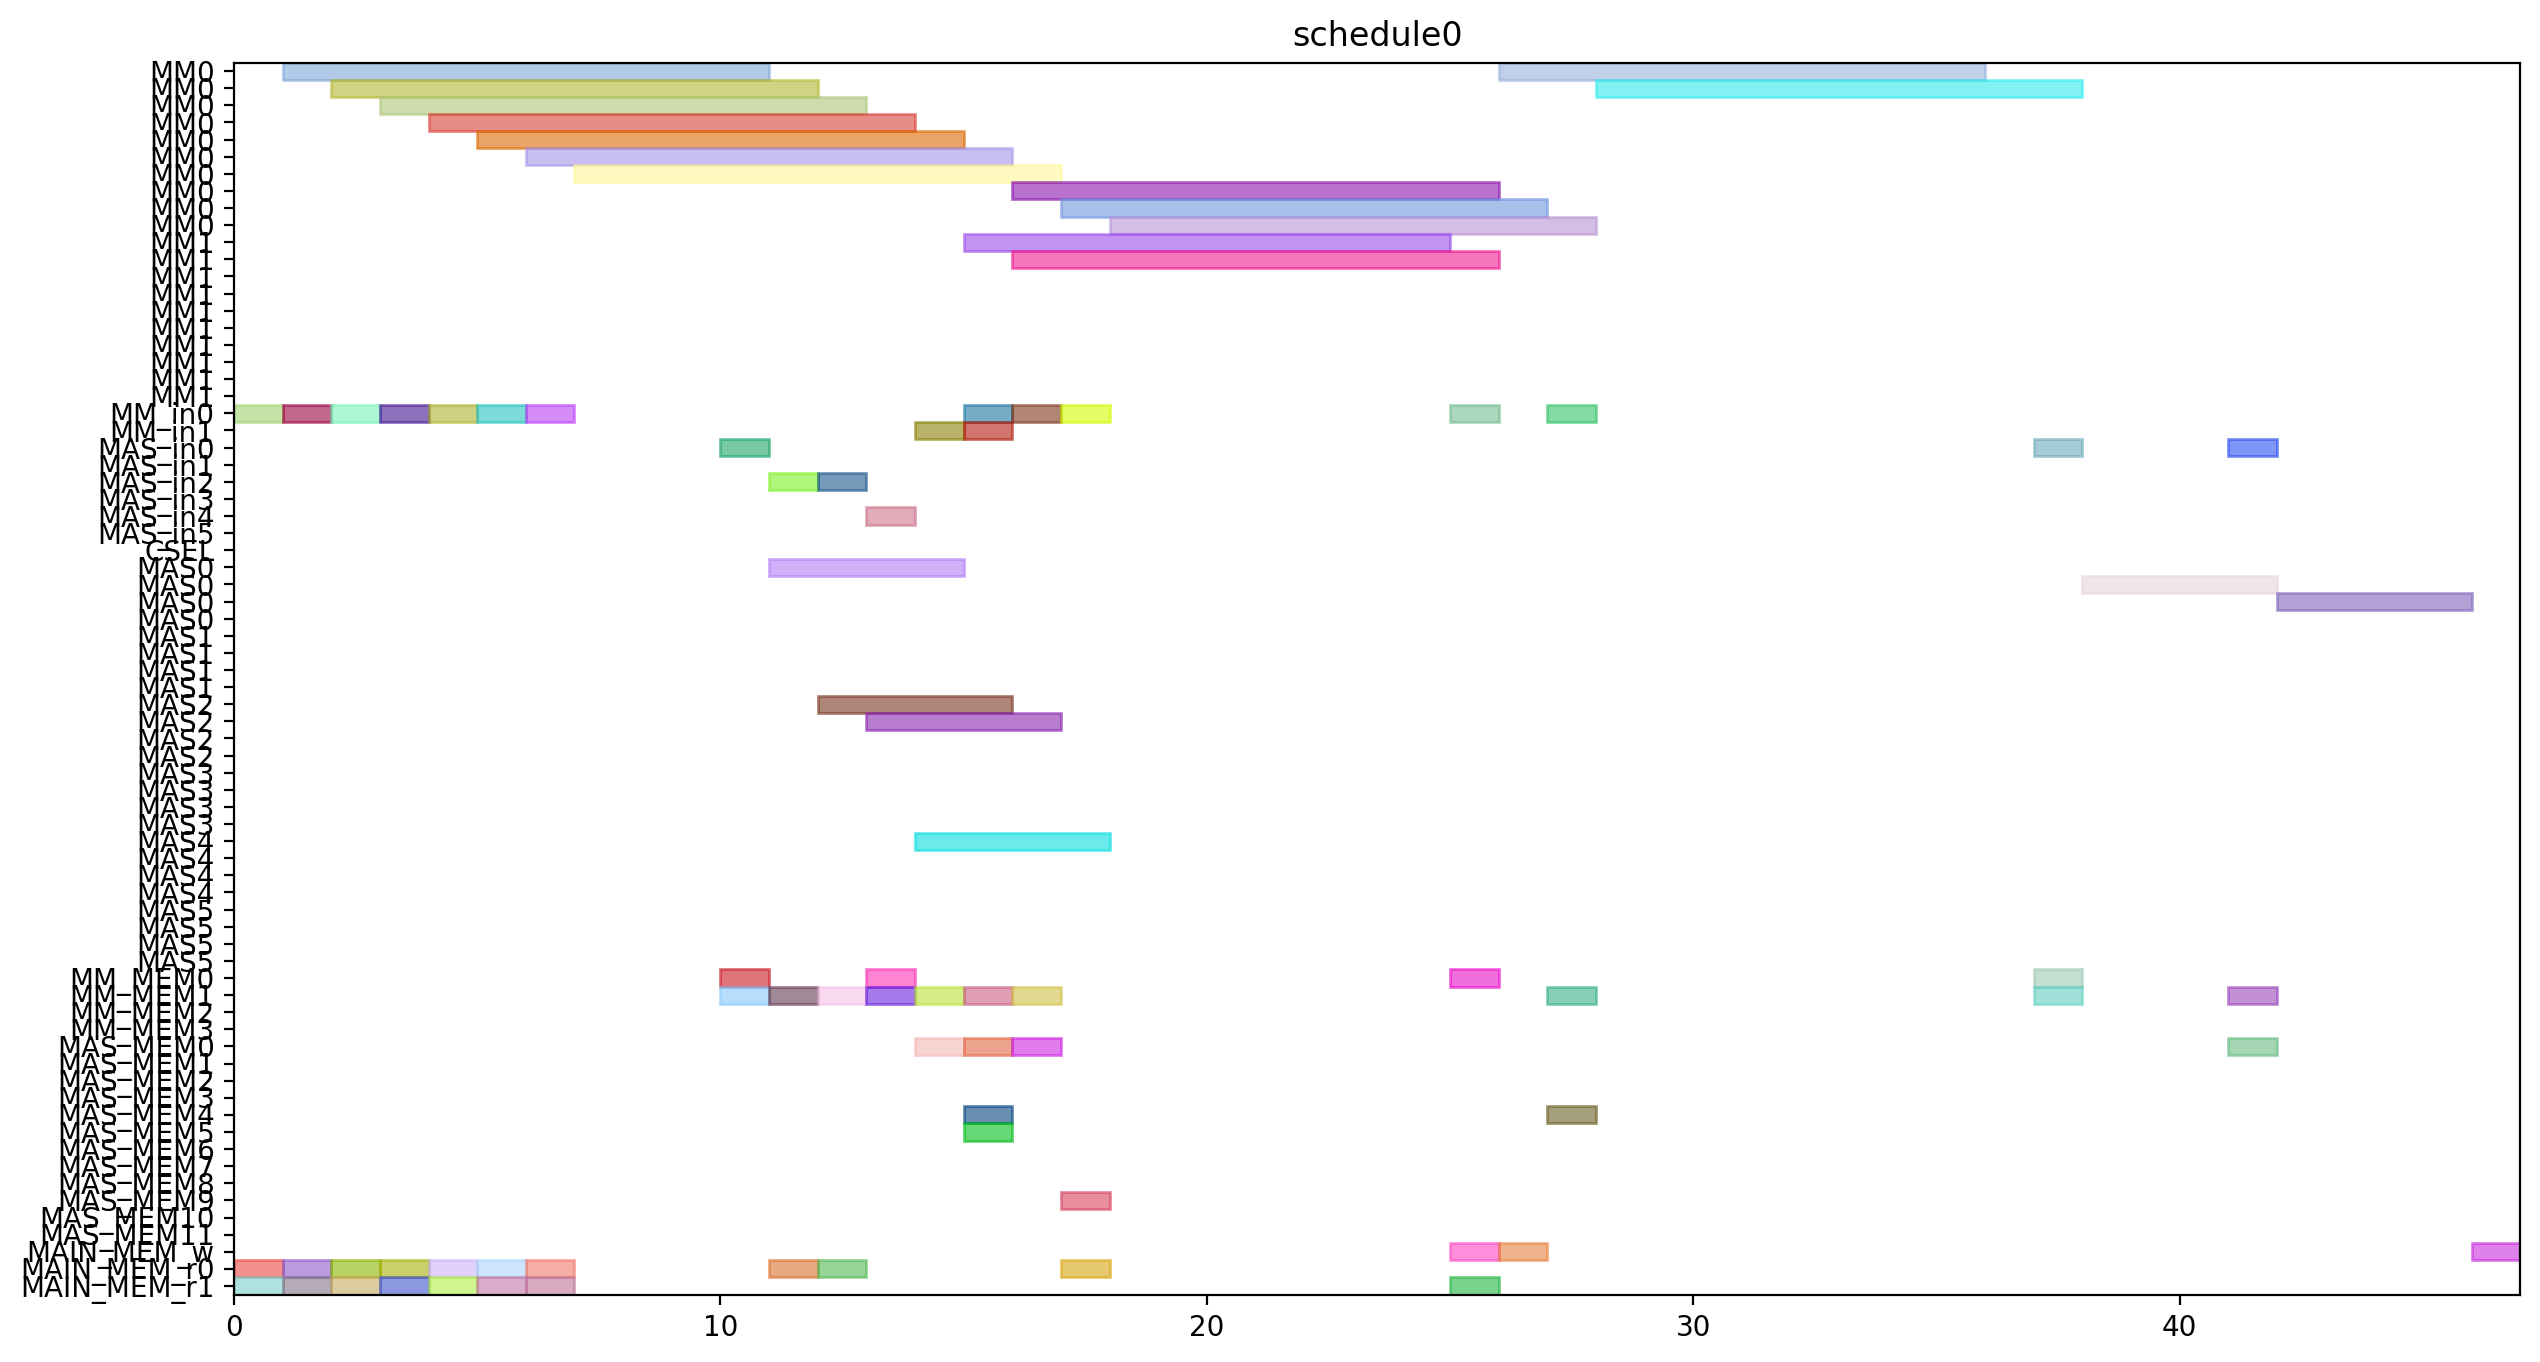

Recreate this plot in Python.
from pyschedule import Scenario, solvers, plotters, alt


def solve():
	horizon = 120
	S = Scenario("schedule0", horizon=horizon)

	# resource
	MM = S.Resources('MM', num=2, size=10)
	MM_in = S.Resources('MM_in', num=2)
	MAS_in = S.Resources('MAS_in', num=6)
	CSEL = S.Resource('CSEL')
	MAS = S.Resources('MAS', num=6, size=4, periods=range(1, horizon))
	MM_MEM = S.Resources('MM_MEM', num=4)
	MAS_MEM = S.Resources('MAS_MEM', num=12)
	MAIN_MEM_w = S.Resource('MAIN_MEM_w', size=1)
	MAIN_MEM_r = S.Resources('MAIN_MEM_r', num=2)

	# result of previous scheduling

	# new tasks
	r1 = S.Task('r1', length=10, delay_cost=1)
	r1 += alt(MM)
	r1_in = S.Task('r1_in', length=1, delay_cost=1)
	r1_in += alt(MM_in)
	S += r1_in*MM_in[0]<=r1*MM[0]
	S += r1_in*MM_in[1]<=r1*MM[1]
	r1_mem0 = S.Task('r1_mem0', length=1, delay_cost=1)
	r1_mem0 += MAIN_MEM_r[0]
	S += r1_mem0 <= r1

	r1_mem1 = S.Task('r1_mem1', length=1, delay_cost=1)
	r1_mem1 += MAIN_MEM_r[1]
	S += r1_mem1 <= r1

	r3 = S.Task('r3', length=10, delay_cost=1)
	r3 += alt(MM)
	r3_in = S.Task('r3_in', length=1, delay_cost=1)
	r3_in += alt(MM_in)
	S += r3_in*MM_in[0]<=r3*MM[0]
	S += r3_in*MM_in[1]<=r3*MM[1]
	r3_mem0 = S.Task('r3_mem0', length=1, delay_cost=1)
	r3_mem0 += MAIN_MEM_r[0]
	S += r3_mem0 <= r3

	r3_mem1 = S.Task('r3_mem1', length=1, delay_cost=1)
	r3_mem1 += MAIN_MEM_r[1]
	S += r3_mem1 <= r3

	r4 = S.Task('r4', length=10, delay_cost=1)
	r4 += alt(MM)
	r4_in = S.Task('r4_in', length=1, delay_cost=1)
	r4_in += alt(MM_in)
	S += r4_in*MM_in[0]<=r4*MM[0]
	S += r4_in*MM_in[1]<=r4*MM[1]
	r4_mem0 = S.Task('r4_mem0', length=1, delay_cost=1)
	r4_mem0 += MAIN_MEM_r[0]
	S += r4_mem0 <= r4

	r4_mem1 = S.Task('r4_mem1', length=1, delay_cost=1)
	r4_mem1 += MAIN_MEM_r[1]
	S += r4_mem1 <= r4

	r5 = S.Task('r5', length=10, delay_cost=1)
	r5 += alt(MM)
	r5_in = S.Task('r5_in', length=1, delay_cost=1)
	r5_in += alt(MM_in)
	S += r5_in*MM_in[0]<=r5*MM[0]
	S += r5_in*MM_in[1]<=r5*MM[1]
	r5_mem0 = S.Task('r5_mem0', length=1, delay_cost=1)
	r5_mem0 += MAIN_MEM_r[0]
	S += r5_mem0 <= r5

	r5_mem1 = S.Task('r5_mem1', length=1, delay_cost=1)
	r5_mem1 += MAIN_MEM_r[1]
	S += r5_mem1 <= r5

	r6 = S.Task('r6', length=10, delay_cost=1)
	r6 += alt(MM)
	r6_in = S.Task('r6_in', length=1, delay_cost=1)
	r6_in += alt(MM_in)
	S += r6_in*MM_in[0]<=r6*MM[0]
	S += r6_in*MM_in[1]<=r6*MM[1]
	r6_mem0 = S.Task('r6_mem0', length=1, delay_cost=1)
	r6_mem0 += MAIN_MEM_r[0]
	S += r6_mem0 <= r6

	r6_mem1 = S.Task('r6_mem1', length=1, delay_cost=1)
	r6_mem1 += MAIN_MEM_r[1]
	S += r6_mem1 <= r6

	r12 = S.Task('r12', length=10, delay_cost=1)
	r12 += alt(MM)
	r12_in = S.Task('r12_in', length=1, delay_cost=1)
	r12_in += alt(MM_in)
	S += r12_in*MM_in[0]<=r12*MM[0]
	S += r12_in*MM_in[1]<=r12*MM[1]
	r12_mem0 = S.Task('r12_mem0', length=1, delay_cost=1)
	r12_mem0 += MAIN_MEM_r[0]
	S += r12_mem0 <= r12

	r12_mem1 = S.Task('r12_mem1', length=1, delay_cost=1)
	r12_mem1 += MAIN_MEM_r[1]
	S += r12_mem1 <= r12

	r13 = S.Task('r13', length=10, delay_cost=1)
	r13 += alt(MM)
	r13_in = S.Task('r13_in', length=1, delay_cost=1)
	r13_in += alt(MM_in)
	S += r13_in*MM_in[0]<=r13*MM[0]
	S += r13_in*MM_in[1]<=r13*MM[1]
	r13_mem0 = S.Task('r13_mem0', length=1, delay_cost=1)
	r13_mem0 += MAIN_MEM_r[0]
	S += r13_mem0 <= r13

	r13_mem1 = S.Task('r13_mem1', length=1, delay_cost=1)
	r13_mem1 += MAIN_MEM_r[1]
	S += r13_mem1 <= r13

	r2 = S.Task('r2', length=4, delay_cost=1)
	r2 += alt(MAS)
	r2_in = S.Task('r2_in', length=1, delay_cost=1)
	r2_in += alt(MAS_in)
	S += r2_in*MAS_in[0]<=r2*MAS[0]

	S += r2_in*MAS_in[1]<=r2*MAS[1]

	S += r2_in*MAS_in[2]<=r2*MAS[2]

	S += r2_in*MAS_in[3]<=r2*MAS[3]

	S += r2_in*MAS_in[4]<=r2*MAS[4]

	S += r2_in*MAS_in[5]<=r2*MAS[5]

	r2_mem0 = S.Task('r2_mem0', length=1, delay_cost=1)
	r2_mem0 += alt(MM_MEM)
	S += (r1*MM[0])-1 < r2_mem0*MM_MEM[0]
	S += (r1*MM[1])-1 < r2_mem0*MM_MEM[2]
	S += r2_mem0 <= r2

	r2_mem1 = S.Task('r2_mem1', length=1, delay_cost=1)
	r2_mem1 += alt(MM_MEM)
	S += (r1*MM[0])-1 < r2_mem1*MM_MEM[1]
	S += (r1*MM[1])-1 < r2_mem1*MM_MEM[3]
	S += r2_mem1 <= r2

	r7 = S.Task('r7', length=4, delay_cost=1)
	r7 += alt(MAS)
	r7_in = S.Task('r7_in', length=1, delay_cost=1)
	r7_in += alt(MAS_in)
	S += r7_in*MAS_in[0]<=r7*MAS[0]

	S += r7_in*MAS_in[1]<=r7*MAS[1]

	S += r7_in*MAS_in[2]<=r7*MAS[2]

	S += r7_in*MAS_in[3]<=r7*MAS[3]

	S += r7_in*MAS_in[4]<=r7*MAS[4]

	S += r7_in*MAS_in[5]<=r7*MAS[5]

	r7_mem0 = S.Task('r7_mem0', length=1, delay_cost=1)
	r7_mem0 += alt(MM_MEM)
	S += (r5*MM[0])-1 < r7_mem0*MM_MEM[0]
	S += (r5*MM[1])-1 < r7_mem0*MM_MEM[2]
	S += r7_mem0 <= r7

	r7_mem1 = S.Task('r7_mem1', length=1, delay_cost=1)
	r7_mem1 += alt(MM_MEM)
	S += (r6*MM[0])-1 < r7_mem1*MM_MEM[1]
	S += (r6*MM[1])-1 < r7_mem1*MM_MEM[3]
	S += r7_mem1 <= r7

	r8 = S.Task('r8', length=4, delay_cost=1)
	r8 += alt(MAS)
	r8_in = S.Task('r8_in', length=1, delay_cost=1)
	r8_in += alt(MAS_in)
	S += r8_in*MAS_in[0]<=r8*MAS[0]

	S += r8_in*MAS_in[1]<=r8*MAS[1]

	S += r8_in*MAS_in[2]<=r8*MAS[2]

	S += r8_in*MAS_in[3]<=r8*MAS[3]

	S += r8_in*MAS_in[4]<=r8*MAS[4]

	S += r8_in*MAS_in[5]<=r8*MAS[5]

	r8_mem0 = S.Task('r8_mem0', length=1, delay_cost=1)
	r8_mem0 += MAIN_MEM_r[0]
	S += r8_mem0 <= r8

	r8_mem1 = S.Task('r8_mem1', length=1, delay_cost=1)
	r8_mem1 += alt(MM_MEM)
	S += (r4*MM[0])-1 < r8_mem1*MM_MEM[1]
	S += (r4*MM[1])-1 < r8_mem1*MM_MEM[3]
	S += r8_mem1 <= r8

	r10 = S.Task('r10', length=4, delay_cost=1)
	r10 += alt(MAS)
	r10_in = S.Task('r10_in', length=1, delay_cost=1)
	r10_in += alt(MAS_in)
	S += r10_in*MAS_in[0]<=r10*MAS[0]

	S += r10_in*MAS_in[1]<=r10*MAS[1]

	S += r10_in*MAS_in[2]<=r10*MAS[2]

	S += r10_in*MAS_in[3]<=r10*MAS[3]

	S += r10_in*MAS_in[4]<=r10*MAS[4]

	S += r10_in*MAS_in[5]<=r10*MAS[5]

	r10_mem0 = S.Task('r10_mem0', length=1, delay_cost=1)
	r10_mem0 += MAIN_MEM_r[0]
	S += r10_mem0 <= r10

	r10_mem1 = S.Task('r10_mem1', length=1, delay_cost=1)
	r10_mem1 += alt(MM_MEM)
	S += (r4*MM[0])-1 < r10_mem1*MM_MEM[1]
	S += (r4*MM[1])-1 < r10_mem1*MM_MEM[3]
	S += r10_mem1 <= r10

	r9 = S.Task('r9', length=10, delay_cost=1)
	r9 += alt(MM)
	r9_in = S.Task('r9_in', length=1, delay_cost=1)
	r9_in += alt(MM_in)
	S += r9_in*MM_in[0]<=r9*MM[0]
	S += r9_in*MM_in[1]<=r9*MM[1]
	r9_mem0 = S.Task('r9_mem0', length=1, delay_cost=1)
	r9_mem0 += MAIN_MEM_r[0]
	S += r9_mem0 <= r9

	r9_mem1 = S.Task('r9_mem1', length=1, delay_cost=1)
	r9_mem1 += alt(MAS_MEM)
	S += (r7*MAS[0])-1 < r9_mem1*MAS_MEM[1]
	S += (r7*MAS[1])-1 < r9_mem1*MAS_MEM[3]
	S += (r7*MAS[2])-1 < r9_mem1*MAS_MEM[5]
	S += (r7*MAS[3])-1 < r9_mem1*MAS_MEM[7]
	S += (r7*MAS[4])-1 < r9_mem1*MAS_MEM[9]
	S += (r7*MAS[5])-1 < r9_mem1*MAS_MEM[11]
	S += r9_mem1 <= r9

	r11 = S.Task('r11', length=10, delay_cost=1)
	r11 += alt(MM)
	r11_in = S.Task('r11_in', length=1, delay_cost=1)
	r11_in += alt(MM_in)
	S += r11_in*MM_in[0]<=r11*MM[0]
	S += r11_in*MM_in[1]<=r11*MM[1]
	r11_mem0 = S.Task('r11_mem0', length=1, delay_cost=1)
	r11_mem0 += alt(MAS_MEM)
	S += (r10*MAS[0])-1 < r11_mem0*MAS_MEM[0]
	S += (r10*MAS[1])-1 < r11_mem0*MAS_MEM[2]
	S += (r10*MAS[2])-1 < r11_mem0*MAS_MEM[4]
	S += (r10*MAS[3])-1 < r11_mem0*MAS_MEM[6]
	S += (r10*MAS[4])-1 < r11_mem0*MAS_MEM[8]
	S += (r10*MAS[5])-1 < r11_mem0*MAS_MEM[10]
	S += r11_mem0 <= r11

	r11_mem1 = S.Task('r11_mem1', length=1, delay_cost=1)
	r11_mem1 += alt(MAS_MEM)
	S += (r10*MAS[0])-1 < r11_mem1*MAS_MEM[1]
	S += (r10*MAS[1])-1 < r11_mem1*MAS_MEM[3]
	S += (r10*MAS[2])-1 < r11_mem1*MAS_MEM[5]
	S += (r10*MAS[3])-1 < r11_mem1*MAS_MEM[7]
	S += (r10*MAS[4])-1 < r11_mem1*MAS_MEM[9]
	S += (r10*MAS[5])-1 < r11_mem1*MAS_MEM[11]
	S += r11_mem1 <= r11

	PX_new = S.Task('PX_new', length=10, delay_cost=1)
	PX_new += alt(MM)
	PX_new_in = S.Task('PX_new_in', length=1, delay_cost=1)
	PX_new_in += alt(MM_in)
	S += PX_new_in*MM_in[0]<=PX_new*MM[0]
	S += PX_new_in*MM_in[1]<=PX_new*MM[1]
	S += 0<PX_new

	PX_new_w = S.Task('PX_new_w', length=1, delay_cost=1)
	PX_new_w += alt(MAIN_MEM_w)
	S += PX_new <= PX_new_w

	PX_new_mem0 = S.Task('PX_new_mem0', length=1, delay_cost=1)
	PX_new_mem0 += alt(MAS_MEM)
	S += (r2*MAS[0])-1 < PX_new_mem0*MAS_MEM[0]
	S += (r2*MAS[1])-1 < PX_new_mem0*MAS_MEM[2]
	S += (r2*MAS[2])-1 < PX_new_mem0*MAS_MEM[4]
	S += (r2*MAS[3])-1 < PX_new_mem0*MAS_MEM[6]
	S += (r2*MAS[4])-1 < PX_new_mem0*MAS_MEM[8]
	S += (r2*MAS[5])-1 < PX_new_mem0*MAS_MEM[10]
	S += PX_new_mem0 <= PX_new

	PX_new_mem1 = S.Task('PX_new_mem1', length=1, delay_cost=1)
	PX_new_mem1 += alt(MM_MEM)
	S += (r12*MM[0])-1 < PX_new_mem1*MM_MEM[1]
	S += (r12*MM[1])-1 < PX_new_mem1*MM_MEM[3]
	S += PX_new_mem1 <= PX_new

	r14 = S.Task('r14', length=10, delay_cost=1)
	r14 += alt(MM)
	r14_in = S.Task('r14_in', length=1, delay_cost=1)
	r14_in += alt(MM_in)
	S += r14_in*MM_in[0]<=r14*MM[0]
	S += r14_in*MM_in[1]<=r14*MM[1]
	r14_mem0 = S.Task('r14_mem0', length=1, delay_cost=1)
	r14_mem0 += alt(MAS_MEM)
	S += (r2*MAS[0])-1 < r14_mem0*MAS_MEM[0]
	S += (r2*MAS[1])-1 < r14_mem0*MAS_MEM[2]
	S += (r2*MAS[2])-1 < r14_mem0*MAS_MEM[4]
	S += (r2*MAS[3])-1 < r14_mem0*MAS_MEM[6]
	S += (r2*MAS[4])-1 < r14_mem0*MAS_MEM[8]
	S += (r2*MAS[5])-1 < r14_mem0*MAS_MEM[10]
	S += r14_mem0 <= r14

	r14_mem1 = S.Task('r14_mem1', length=1, delay_cost=1)
	r14_mem1 += alt(MM_MEM)
	S += (r3*MM[0])-1 < r14_mem1*MM_MEM[1]
	S += (r3*MM[1])-1 < r14_mem1*MM_MEM[3]
	S += r14_mem1 <= r14

	Z1_new = S.Task('Z1_new', length=10, delay_cost=1)
	Z1_new += alt(MM)
	Z1_new_in = S.Task('Z1_new_in', length=1, delay_cost=1)
	Z1_new_in += alt(MM_in)
	S += Z1_new_in*MM_in[0]<=Z1_new*MM[0]
	S += Z1_new_in*MM_in[1]<=Z1_new*MM[1]
	S += 0<Z1_new

	Z1_new_w = S.Task('Z1_new_w', length=1, delay_cost=1)
	Z1_new_w += alt(MAIN_MEM_w)
	S += Z1_new <= Z1_new_w

	Z1_new_mem0 = S.Task('Z1_new_mem0', length=1, delay_cost=1)
	Z1_new_mem0 += alt(MAS_MEM)
	S += (r2*MAS[0])-1 < Z1_new_mem0*MAS_MEM[0]
	S += (r2*MAS[1])-1 < Z1_new_mem0*MAS_MEM[2]
	S += (r2*MAS[2])-1 < Z1_new_mem0*MAS_MEM[4]
	S += (r2*MAS[3])-1 < Z1_new_mem0*MAS_MEM[6]
	S += (r2*MAS[4])-1 < Z1_new_mem0*MAS_MEM[8]
	S += (r2*MAS[5])-1 < Z1_new_mem0*MAS_MEM[10]
	S += Z1_new_mem0 <= Z1_new

	Z1_new_mem1 = S.Task('Z1_new_mem1', length=1, delay_cost=1)
	Z1_new_mem1 += alt(MM_MEM)
	S += (r13*MM[0])-1 < Z1_new_mem1*MM_MEM[1]
	S += (r13*MM[1])-1 < Z1_new_mem1*MM_MEM[3]
	S += Z1_new_mem1 <= Z1_new

	r15 = S.Task('r15', length=10, delay_cost=1)
	r15 += alt(MM)
	r15_in = S.Task('r15_in', length=1, delay_cost=1)
	r15_in += alt(MM_in)
	S += r15_in*MM_in[0]<=r15*MM[0]
	S += r15_in*MM_in[1]<=r15*MM[1]
	r15_mem0 = S.Task('r15_mem0', length=1, delay_cost=1)
	r15_mem0 += alt(MAS_MEM)
	S += (r8*MAS[0])-1 < r15_mem0*MAS_MEM[0]
	S += (r8*MAS[1])-1 < r15_mem0*MAS_MEM[2]
	S += (r8*MAS[2])-1 < r15_mem0*MAS_MEM[4]
	S += (r8*MAS[3])-1 < r15_mem0*MAS_MEM[6]
	S += (r8*MAS[4])-1 < r15_mem0*MAS_MEM[8]
	S += (r8*MAS[5])-1 < r15_mem0*MAS_MEM[10]
	S += r15_mem0 <= r15

	r15_mem1 = S.Task('r15_mem1', length=1, delay_cost=1)
	r15_mem1 += alt(MM_MEM)
	S += (r9*MM[0])-1 < r15_mem1*MM_MEM[1]
	S += (r9*MM[1])-1 < r15_mem1*MM_MEM[3]
	S += r15_mem1 <= r15

	r16 = S.Task('r16', length=10, delay_cost=1)
	r16 += alt(MM)
	r16_in = S.Task('r16_in', length=1, delay_cost=1)
	r16_in += alt(MM_in)
	S += r16_in*MM_in[0]<=r16*MM[0]
	S += r16_in*MM_in[1]<=r16*MM[1]
	r16_mem0 = S.Task('r16_mem0', length=1, delay_cost=1)
	r16_mem0 += alt(MM_MEM)
	S += (r11*MM[0])-1 < r16_mem0*MM_MEM[0]
	S += (r11*MM[1])-1 < r16_mem0*MM_MEM[2]
	S += r16_mem0 <= r16

	r16_mem1 = S.Task('r16_mem1', length=1, delay_cost=1)
	r16_mem1 += MAIN_MEM_r[1]
	S += r16_mem1 <= r16

	r17 = S.Task('r17', length=4, delay_cost=1)
	r17 += alt(MAS)
	r17_in = S.Task('r17_in', length=1, delay_cost=1)
	r17_in += alt(MAS_in)
	S += r17_in*MAS_in[0]<=r17*MAS[0]

	S += r17_in*MAS_in[1]<=r17*MAS[1]

	S += r17_in*MAS_in[2]<=r17*MAS[2]

	S += r17_in*MAS_in[3]<=r17*MAS[3]

	S += r17_in*MAS_in[4]<=r17*MAS[4]

	S += r17_in*MAS_in[5]<=r17*MAS[5]

	r17_mem0 = S.Task('r17_mem0', length=1, delay_cost=1)
	r17_mem0 += alt(MM_MEM)
	S += (r14*MM[0])-1 < r17_mem0*MM_MEM[0]
	S += (r14*MM[1])-1 < r17_mem0*MM_MEM[2]
	S += r17_mem0 <= r17

	r17_mem1 = S.Task('r17_mem1', length=1, delay_cost=1)
	r17_mem1 += alt(MM_MEM)
	S += (r15*MM[0])-1 < r17_mem1*MM_MEM[1]
	S += (r15*MM[1])-1 < r17_mem1*MM_MEM[3]
	S += r17_mem1 <= r17

	PY_new = S.Task('PY_new', length=4, delay_cost=1)
	PY_new += alt(MAS)
	PY_new_in = S.Task('PY_new_in', length=1, delay_cost=1)
	PY_new_in += alt(MAS_in)
	S += PY_new_in*MAS_in[0]<=PY_new*MAS[0]

	S += PY_new_in*MAS_in[1]<=PY_new*MAS[1]

	S += PY_new_in*MAS_in[2]<=PY_new*MAS[2]

	S += PY_new_in*MAS_in[3]<=PY_new*MAS[3]

	S += PY_new_in*MAS_in[4]<=PY_new*MAS[4]

	S += PY_new_in*MAS_in[5]<=PY_new*MAS[5]

	S += 0<PY_new

	PY_new_w = S.Task('PY_new_w', length=1, delay_cost=1)
	PY_new_w += alt(MAIN_MEM_w)
	S += PY_new <= PY_new_w

	PY_new_mem0 = S.Task('PY_new_mem0', length=1, delay_cost=1)
	PY_new_mem0 += alt(MAS_MEM)
	S += (r17*MAS[0])-1 < PY_new_mem0*MAS_MEM[0]
	S += (r17*MAS[1])-1 < PY_new_mem0*MAS_MEM[2]
	S += (r17*MAS[2])-1 < PY_new_mem0*MAS_MEM[4]
	S += (r17*MAS[3])-1 < PY_new_mem0*MAS_MEM[6]
	S += (r17*MAS[4])-1 < PY_new_mem0*MAS_MEM[8]
	S += (r17*MAS[5])-1 < PY_new_mem0*MAS_MEM[10]
	S += PY_new_mem0 <= PY_new

	PY_new_mem1 = S.Task('PY_new_mem1', length=1, delay_cost=1)
	PY_new_mem1 += alt(MM_MEM)
	S += (r16*MM[0])-1 < PY_new_mem1*MM_MEM[1]
	S += (r16*MM[1])-1 < PY_new_mem1*MM_MEM[3]
	S += PY_new_mem1 <= PY_new

	solvers.mip.solve(S,msg=1,kind='CPLEX',ratio_gap=1.01)

	solution = [['hoge']*len(S.solution()[1]) for i in range(len(S.solution()))]
	for i in range(len(S.solution())):
		for j in range(len(S.solution()[i])):
			solution[i][j]=str(S.solution()[i][j])
	print(solution)

	cycles = int(solution[-1][3])

	pic_file_name = "/mnt/rose/usr1/fukuda/ABE/multiRAM_multiMAS_16mux/scheduling_result/stage10MM2_stage4MAS6/EP_YRECOVER/schedule0.png"
	if(S.solution() != []):
		plotters.matplotlib.plot(S,img_filename=pic_file_name, show_task_labels=False, fig_size=(cycles*0.25+3, 8))

	return solution
